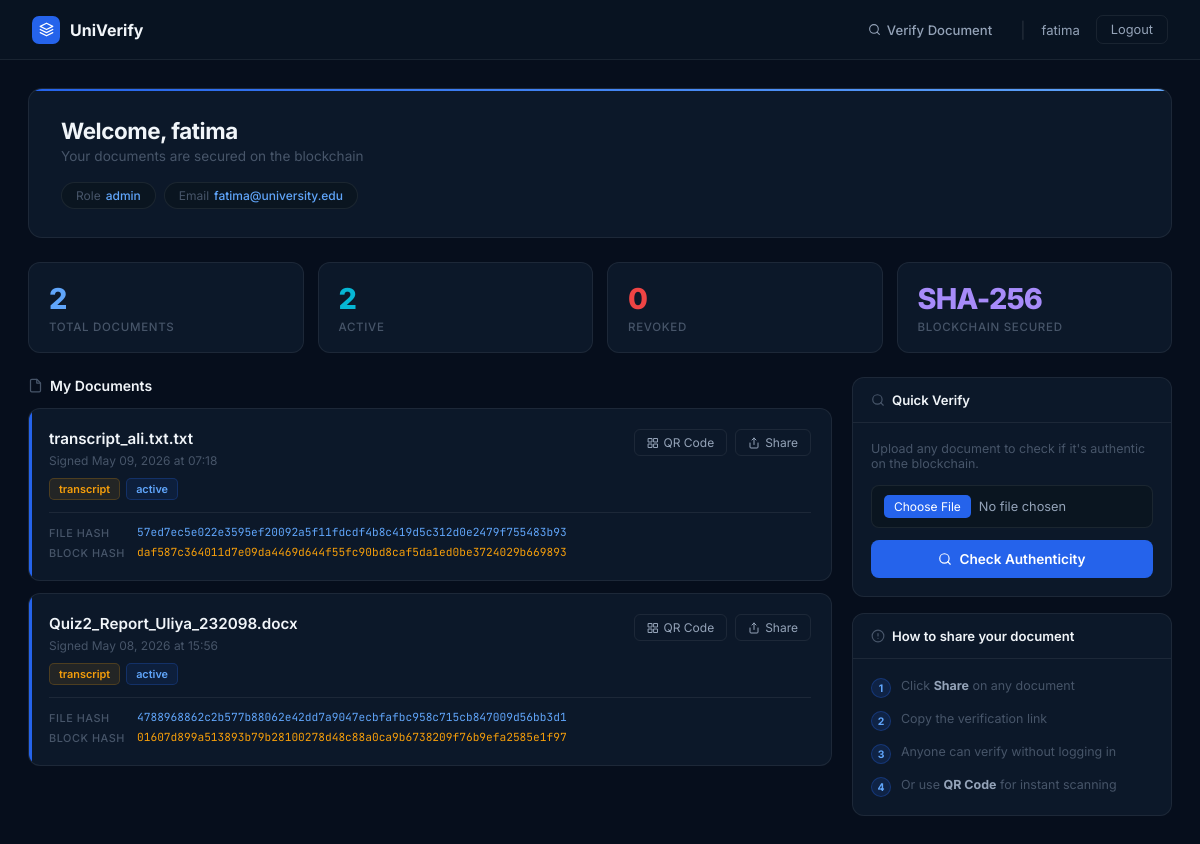
/student (signed in), run on an earlier commit of the app's database.
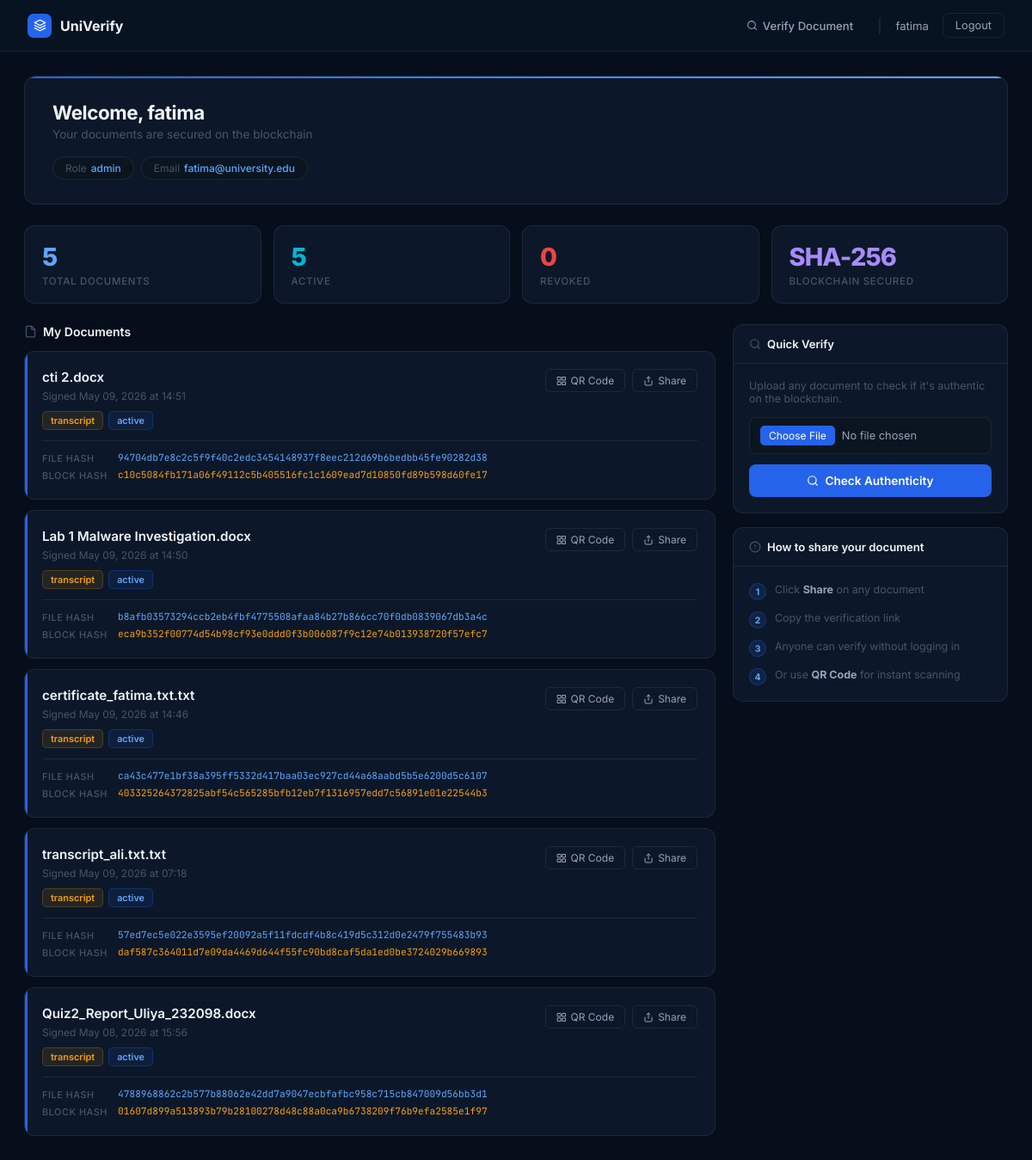
And on a later commit of the database.
### models.py (models this page shows, shortened)
class User(UserMixin, db.Model):
    __tablename__ = 'users'
    id = db.Column(db.Integer, primary_key=True)
    full_name = db.Column(db.String(100), nullable=False)
    email = db.Column(db.String(120), unique=True, nullable=False)
    password_hash = db.Column(db.String(256), nullable=False)
    role = db.Column(db.String(20), default='student')
    reg_number = db.Column(db.String(50), unique=True, nullable=True)
    department = db.Column(db.String(100), nullable=True)
    created_at = db.Column(db.DateTime, default=datetime.utcnow)
    is_active = db.Column(db.Boolean, default=True)
    documents = db.relationship('Document', backref='owner', lazy=True)

class Document(db.Model):
    __tablename__ = 'documents'
    id = db.Column(db.Integer, primary_key=True)
    filename = db.Column(db.String(200), nullable=False)
    original_name = db.Column(db.String(200), nullable=False)
    file_hash = db.Column(db.String(64), unique=True, nullable=False)
    block_hash = db.Column(db.String(64), nullable=False)
    block_index = db.Column(db.Integer, nullable=False)
    cert_fingerprint = db.Column(db.String(200), nullable=False)
    signature = db.Column(db.Text, nullable=False)
    doc_type = db.Column(db.String(50), default='general')
    status = db.Column(db.String(20), default='active')
    qr_code_path = db.Column(db.String(200), nullable=True)
    user_id = db.Column(db.Integer, db.ForeignKey('users.id'), nullable=False)
    signed_at = db.Column(db.DateTime, default=datetime.utcnow)
    expires_at = db.Column(db.DateTime, nullable=True)

### app.py (the view)
@app.route('/student')
@login_required
def student_portal():
    my_docs = Document.query.filter_by(user_id=current_user.id).order_by(Document.signed_at.desc()).all()
    return render_template('student_portal.html', documents=my_docs)

### app.py (called while the page is built)
@login_manager.user_loader
def load_user(user_id):
    return User.query.get(int(user_id))

### templates/student_portal.html (shortened to what this page needs)
<!DOCTYPE html>
<html lang="en">
<head>
</head>
<body>
<nav>
    <a href="/" class="nav-brand">
        <div class="nav-logo"><svg viewBox="0 0 24 24" fill="none" stroke="currentColor" stroke-width="2" stroke-linecap="round" stroke-linejoin="round"><path d="M12 2L2 7l10 5 10-5-10-5z"/><path d="M2 17l10 5 10-5"/><path d="M2 12l10 5 10-5"/></svg></div>
        <span class="nav-name">UniVerify</span>
    </a>
    <div class="nav-right">
        <a href="/verify" class="nav-link">
            <svg viewBox="0 0 24 24" fill="none" stroke="currentColor" stroke-width="2" stroke-linecap="round" stroke-linejoin="round"><circle cx="11" cy="11" r="8"/><path d="m21 21-4.35-4.35"/></svg>
            Verify Document
        </a>
        <span class="nav-sep">|</span>
        <span class="nav-user">{{ current_user.full_name }}</span>
        <a href="/logout" class="btn-logout">Logout</a>
    </div>
</nav>
<div class="main">
    <div class="welcome-banner">
        <div class="welcome-top">
            <div>
                <div class="welcome-name">Welcome, {{ current_user.full_name }}</div>
                <div class="welcome-sub">Your documents are secured on the blockchain</div>
            </div>
        </div>
        <div class="info-pills">
            <div class="info-pill">Role <span>{{ current_user.role }}</span></div>
            <div class="info-pill">Email <span>{{ current_user.email }}</span></div>
        </div>
    </div>
    <div class="stats-grid">
        <div class="stat-card">
            <div class="stat-num n-blue">{{ documents|length }}</div>
            <div class="stat-lbl">Total Documents</div>
        </div>
        <div class="stat-card">
            <div class="stat-num n-cyan">{{ documents|selectattr('status','equalto','active')|list|length }}</div>
            <div class="stat-lbl">Active</div>
        </div>
        <div class="stat-card">
            <div class="stat-num n-red">{{ documents|selectattr('status','equalto','revoked')|list|length }}</div>
            <div class="stat-lbl">Revoked</div>
        </div>
        <div class="stat-card">
            <div class="stat-num n-purple">SHA-256</div>
            <div class="stat-lbl">Blockchain Secured</div>
        </div>
    </div>
    <div class="layout">
        <div>
            <div class="section-title">
                <svg viewBox="0 0 24 24" fill="none" stroke="currentColor" stroke-width="2" stroke-linecap="round" stroke-linejoin="round"><path d="M14 2H6a2 2 0 0 0-2 2v16a2 2 0 0 0 2 2h12a2 2 0 0 0 2-2V8z"/><polyline points="14 2 14 8 20 8"/></svg>
                My Documents
            </div>
            {% if documents %}
                {% for doc in documents %}
                <div class="doc-card {{ 'revoked' if doc.status == 'revoked' else '' }}">
                    <div class="doc-top">
                        <div style="flex:1;">
                            <div class="doc-name">{{ doc.original_name }}</div>
                            <div class="doc-meta">
                                Signed {{ doc.signed_at.strftime('%B %d, %Y at %H:%M') }}
                            </div>
                            <div class="badges">
                                <span class="badge badge-type">{{ doc.doc_type }}</span>
                                <span class="badge badge-{{ doc.status }}">{{ doc.status }}</span>
                            </div>
                        </div>
                        <div class="doc-actions">
                            {% if doc.qr_code_path %}
                            <button class="btn-sm" onclick="showQR('{{ doc.qr_code_path }}', '{{ doc.original_name }}')">
                                <svg viewBox="0 0 24 24" fill="none" stroke="currentColor" stroke-width="2" stroke-linecap="round" stroke-linejoin="round"><rect x="3" y="3" width="7" height="7"/><rect x="14" y="3" width="7" height="7"/><rect x="14" y="14" width="7" height="7"/><rect x="3" y="14" width="7" height="7"/></svg>
                                QR Code
                            </button>
                            {% endif %}
                            <button class="btn-sm blue" onclick="shareDoc('{{ doc.file_hash }}')">
                                <svg viewBox="0 0 24 24" fill="none" stroke="currentColor" stroke-width="2" stroke-linecap="round" stroke-linejoin="round"><path d="M4 12v8a2 2 0 0 0 2 2h12a2 2 0 0 0 2-2v-8"/><polyline points="16 6 12 2 8 6"/><line x1="12" y1="2" x2="12" y2="15"/></svg>
                                Share
                            </button>
                        </div>
                    </div>
                    <div class="doc-hashes">
                        <div class="hash-row">
                            <span class="hash-lbl">File Hash</span>
                            <span class="hash-val">{{ doc.file_hash }}</span>
                        </div>
                        <div class="hash-row">
                            <span class="hash-lbl">Block Hash</span>
                            <span class="hash-val warn">{{ doc.block_hash }}</span>
                        </div>
                    </div>
                </div>
                {% endfor %}
            {% endif %}
        </div>
        <div>
            <div class="sidebar-card">
                <div class="sidebar-head">
                    <svg viewBox="0 0 24 24" fill="none" stroke="currentColor" stroke-width="2" stroke-linecap="round" stroke-linejoin="round"><circle cx="11" cy="11" r="8"/><path d="m21 21-4.35-4.35"/></svg>
                    Quick Verify
                </div>
                <div class="sidebar-body">
                    <p style="font-size:0.78rem;color:var(--text-3);margin-bottom:14px;">Upload any document to check if it's authentic on the blockchain.</p>
                    <div class="field">
                        <input type="file" id="vFile" accept=".pdf,.docx,.xlsx,.txt">
                    </div>
                    <button class="btn-primary" onclick="quickVerify()">
                        <svg viewBox="0 0 24 24" fill="none" stroke="currentColor" stroke-width="2" stroke-linecap="round" stroke-linejoin="round"><circle cx="11" cy="11" r="8"/><path d="m21 21-4.35-4.35"/></svg>
                        Check Authenticity
                    </button>
                </div>
            </div>
            <div class="sidebar-card">
                <div class="sidebar-head">
                    <svg viewBox="0 0 24 24" fill="none" stroke="currentColor" stroke-width="2" stroke-linecap="round" stroke-linejoin="round"><circle cx="12" cy="12" r="10"/><line x1="12" y1="8" x2="12" y2="12"/><line x1="12" y1="16" x2="12.01" y2="16"/></svg>
                    How to share your document
                </div>
                <div class="sidebar-body">
                    <div class="step-item">
                        <div class="step-num">1</div>
                        <div class="step-text">Click <strong>Share</strong> on any document</div>
                    </div>
                    <div class="step-item">
                        <div class="step-num">2</div>
                        <div class="step-text">Copy the verification link</div>
                    </div>
                    <div class="step-item">
                        <div class="step-num">3</div>
                        <div class="step-text">Anyone can verify without logging in</div>
                    </div>
                    <div class="step-item">
                        <div class="step-num">4</div>
                        <div class="step-text">Or use <strong>QR Code</strong> for instant scanning</div>
                    </div>
                </div>
            </div>
        </div>
    </div>
</div>
</body>
</html>

What changed in the data, as far as the page shows it:
added Document: original_name "cti 2.docx", signed_at "May 09, 2026 at 14:51", doc_type "transcript", status "active", file_hash "94704db7e8c2c5f9f40c2edc3454148937f8eec212d69b6bedbb45fe90282d38", block_hash "c10c5084fb171a06f49112c5b405516fc1c1609ead7d10850fd89b598d60fe17"
added Document: original_name "Lab 1 Malware Investigation.docx", signed_at "May 09, 2026 at 14:50", doc_type "transcript", status "active", file_hash "b8afb03573294ccb2eb4fbf4775508afaa84b27b866cc70f0db0839067db3a4c", block_hash "eca9b352f00774d54b98cf93e0ddd0f3b006087f9c12e74b013938720f57efc7"
added Document: original_name "certificate_fatima.txt.txt", signed_at "May 09, 2026 at 14:46", doc_type "transcript", status "active", file_hash "ca43c477e1bf38a395ff5332d417baa03ec927cd44a68aabd5b5e6200d5c6107", block_hash "403325264372825abf54c565285bfb12eb7f1316957edd7c56891e01e22544b3"
Also different on the page:
{{ documents|length }}: "2" → "5"
{{ documents|selectattr('status','equalto','active')|list|length }}: "2" → "5"
